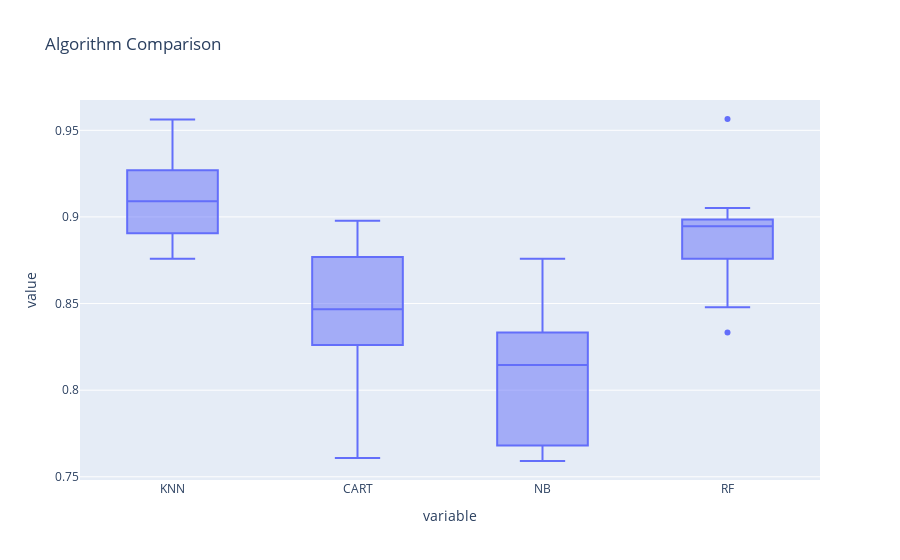

The code cell stored with this chart in its notebook:
### Code cell
result_df = pd.DataFrame(results, index=names).T
px.box(result_df,title = 'Algorithm Comparison')

### Figure 1 — Plotly figure (JSON) as saved in the notebook; plotly's stock layout.template omitted (floating-point values rounded to 4 significant figures)
{"data": [{"alignmentgroup": "True", "hovertemplate": "variable=%{x}<br>value=%{y}<extra></extra>", "legendgroup": "", "marker": {"color": "#636efa"}, "name": "", "notched": false, "offsetgroup": "", "orientation": "v", "showlegend": false, "type": "box", "x": ["KNN", "KNN", "KNN", "KNN", "KNN", "KNN", "KNN", "KNN", "KNN", "KNN", "CART", "CART", "CART", "CART", "CART", "CART", "CART", "CART", "CART", "CART", "NB", "NB", "NB", "NB", "NB", "NB", "NB", "NB", "NB", "NB", "RF", "RF", "RF", "RF", "RF", "RF", "RF", "RF", "RF", "RF"], "x0": " ", "xaxis": "x", "y": [0.8768, 0.9203, 0.8913, 0.9058, 0.942, 0.927, 0.9562, 0.9124, 0.8759, 0.8905, 0.8768, 0.8551, 0.8841, 0.7609, 0.8261, 0.8029, 0.8467, 0.8978, 0.8467, 0.8321, 0.8116, 0.8406, 0.8333, 0.7681, 0.8116, 0.8759, 0.7664, 0.8321, 0.8175, 0.7591, 0.8333, 0.9565, 0.8913, 0.8478, 0.8986, 0.8978, 0.8978, 0.8905, 0.9051, 0.8759], "y0": " ", "yaxis": "y"}], "layout": {"boxmode": "group", "legend": {"tracegroupgap": 0}, "title": {"text": "Algorithm Comparison"}, "xaxis": {"anchor": "y", "domain": [0, 1], "title": {"text": "variable"}}, "yaxis": {"anchor": "x", "domain": [0, 1], "title": {"text": "value"}}}}
